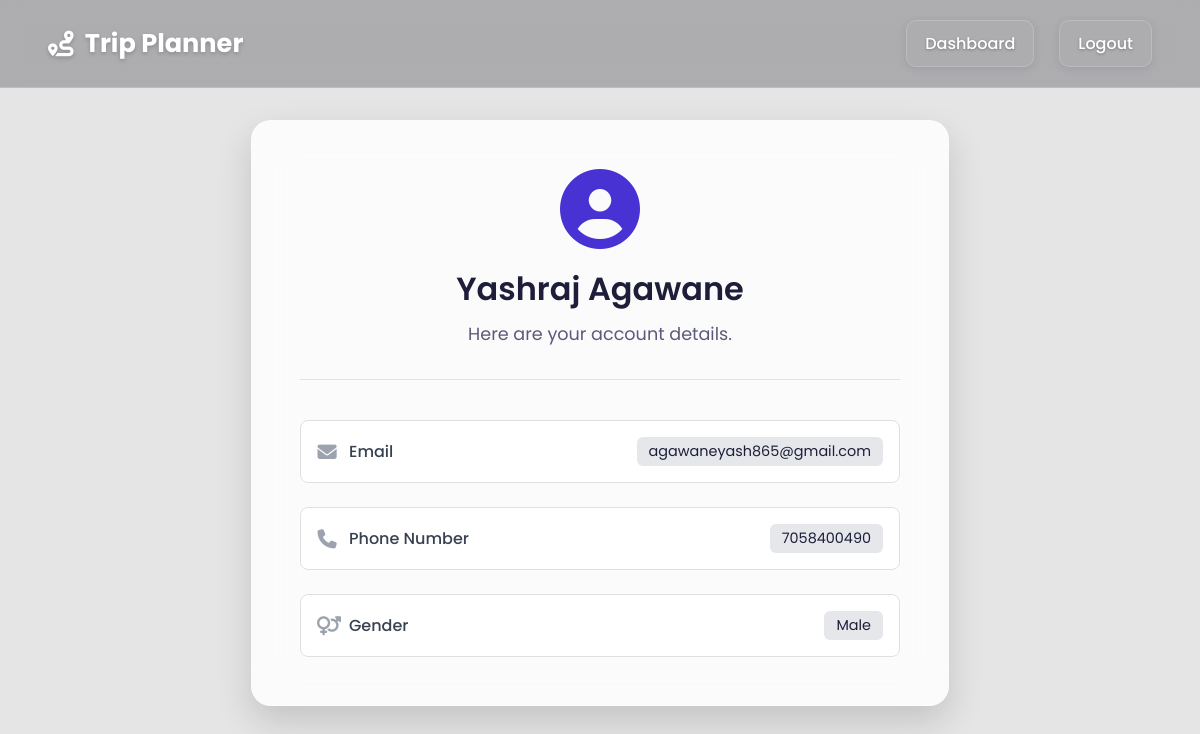
The app's page /profile (signed in) with its own data.
### app/models.py (models this page shows)
class User(db.Model):
    id = db.Column(db.Integer, primary_key=True)
    name = db.Column(db.String(150), nullable=False)
    surname = db.Column(db.String(150), nullable=False)
    email = db.Column(db.String(150), unique=True, nullable=False)
    phone = db.Column(db.String(20), unique=True, nullable=False)
    gender = db.Column(db.String(10), nullable=False)
    password = db.Column(db.String(150), nullable=False)
    plans = db.relationship('Plan', backref='user', lazy=True, cascade="all, delete-orphan")

### app/routes/__init__.py (the view)
@routes_bp.route('/profile')
def profile():
    if login_required():
        return redirect(url_for('routes.home'))
    user = User.query.get(session['user_id'])
    return render_template("profile.html", user=user)

### app/routes/__init__.py (called while the page is built)
def login_required():
    return 'user_id' not in session

### app/templates/profile.html (shortened to what this page needs)
<!DOCTYPE html>
<html lang="en">
<head>
    <link rel="stylesheet" href="https://cdnjs.cloudflare.com/ajax/libs/font-awesome/6.4.0/css/all.min.css">
    <link rel="stylesheet" href="{{ url_for('static', filename='css/profile.css') }}">
</head>
<body>
    <header class="header-nav">
        <div class="logo">
            <a href="/dashboard">
                <i class="fa-solid fa-route"></i>
                <span>Trip Planner</span>
            </a>
        </div>
        <nav class="nav-links">
            <ul>
                <li><a href="/dashboard">Dashboard</a></li>
                <li><a href="/logout">Logout</a></li>
            </ul>
        </nav>
    </header>
    <main class="main-container">
        <div class="profile-card">
            <div class="profile-header">
                <i class="fa-solid fa-user-circle"></i>
                <h1>{{ user.name }} {{ user.surname }}</h1>
                <p>Here are your account details.</p>
            </div>
            <div class="profile-details">
                <div class="detail-item">
                    <span class="detail-label"><i class="fa-solid fa-envelope"></i> Email</span>
                    <span class="detail-value">{{ user.email }}</span>
                </div>
                <div class="detail-item">
                    <span class="detail-label"><i class="fa-solid fa-phone"></i> Phone Number</span>
                    <span class="detail-value">{{ user.phone }}</span>
                </div>
                <div class="detail-item">
                    <span class="detail-label"><i class="fa-solid fa-venus-mars"></i> Gender</span>
                    <span class="detail-value">{{ user.gender.capitalize() }}</span>
                </div>
            </div>
        </div>
    </main>
</body>
</html>

### app/static/css/profile.css (style rules this page uses)
:root { --primary-purple: #4832d3; --secondary-purple: #6a11cb; --text-dark: #1e1e3a; --text-light: #5a5a7a; --white: #ffffff; --light-bg: #f7f7fd; --border-color: #e0e0e0; }
body { font-family: 'Poppins', sans-serif; margin: 0; background-image: url('https://images.unsplash.com/photo-1506905925346-21bda4d32df4?q=80&w=2070&auto=format&fit=crop'); background-size: cover; background-position: center; background-attachment: fixed; color: var(--text-dark); min-height: 100vh; }
body::before { content: ''; position: absolute; top: 0; left: 0; right: 0; bottom: 0; background-color: rgba(0, 0, 0, 0.1); backdrop-filter: blur(5px); z-index: -1; }
.header-nav { padding: 20px 3rem; display: flex; justify-content: space-between; align-items: center; background: rgba(10, 10, 20, 0.25); backdrop-filter: blur(10px); border-bottom: 1px solid rgba(255, 255, 255, 0.2); position: sticky; top: 0; z-index: 1000; }
.logo a { display: flex; align-items: center; font-size: 1.6rem; font-weight: 700; color: var(--white); text-decoration: none; gap: 0.7rem; text-shadow: 0 2px 4px rgba(0,0,0,0.2); }
.nav-links ul { list-style: none; padding: 0; margin: 0; display: flex; align-items: center; gap: 25px; }
.nav-links li a { color: var(--white); background: transparent; border: 1.5px solid rgba(255,255,255,0.18); text-decoration: none; font-weight: 500; padding: 10px 18px; border-radius: 10px; display: block; box-shadow: 0 2px 8px rgba(30,30,58,0.10); text-shadow: 0 1px 3px rgba(0,0,0,0.3); transition: all 0.2s ease-in-out; }
.main-container { flex: 1; display: flex; justify-content: center; align-items: center; padding: 2rem; }
.profile-card { width: 100%; max-width: 600px; background: rgba(255, 255, 255, 0.85); backdrop-filter: blur(20px); border: 1px solid rgba(255, 255, 255, 0.2); padding: 3rem; border-radius: 20px; box-shadow: 0 15px 35px rgba(0, 0, 0, 0.15); }
.profile-header { text-align: center; margin-bottom: 2.5rem; padding-bottom: 2rem; border-bottom: 1px solid rgba(0,0,0,0.1); }
.profile-header .fa-user-circle { font-size: 5rem; color: var(--primary-purple); margin-bottom: 1rem; }
.profile-header h1 { margin: 0; font-size: 2rem; font-weight: 600; color: var(--text-dark); }
.profile-header p { margin: 0.5rem 0 0; color: var(--text-light); font-size: 1.1rem; }
.profile-details { display: flex; flex-direction: column; gap: 1.5rem; }
.detail-item { display: flex; justify-content: space-between; align-items: center; padding: 1rem; background-color: var(--white); border-radius: 8px; border: 1px solid var(--border-color); }
.detail-label { font-weight: 500; color: #374151; display: flex; align-items: center; gap: 0.75rem; }
.detail-label i { color: #9ca3af; font-size: 1.2rem; width: 20px; text-align: center; }
.detail-value { font-weight: 400; color: var(--text-dark); background-color: #e5e7eb; padding: 0.25rem 0.75rem; border-radius: 6px; font-size: 0.9rem; }

### records on screen
User: name "Yashraj", surname "Agawane", email "agawaneyash865@gmail.com", phone "7058400490", gender "Male"
